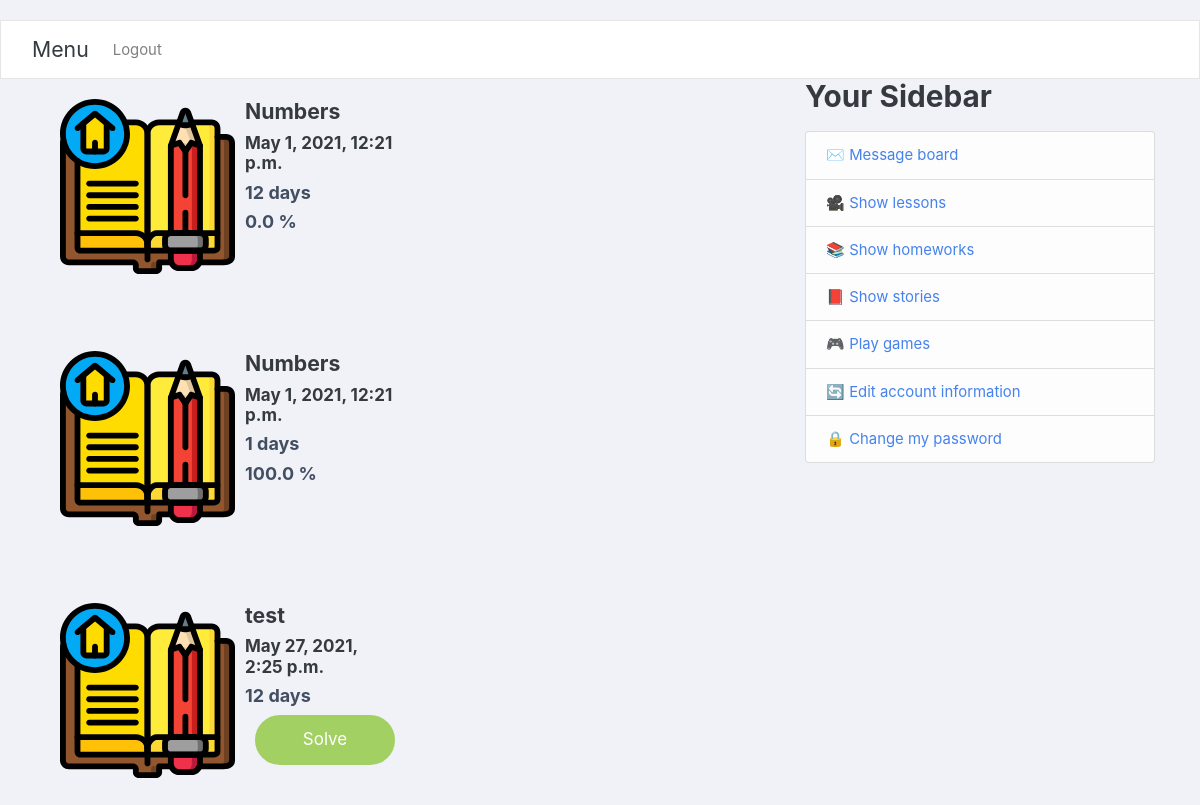
The page /show_homeworks_for_kid/ (signed in) on the database its author committed.
### kindergarten/models.py (models this page shows, shortened)
class HomeWork(models.Model):
    subject=models.CharField(max_length=400)
    created_at = models.DateTimeField(auto_now_add=True)
    duration = models.IntegerField()
    garten=models.ForeignKey(Kindergarten, blank=True, null=True,on_delete=models.CASCADE)
    class Meta:
        verbose_name_plural = "HomeWork"

### kindergarten/views.py (the view, shortened to what this page needs)
# urls.py: path('show_homeworks_for_kid/',show_homeworks_for_kid,name="show_homeworks_for_kid"),
@login_required
def show_homeworks_for_kid(req):
    if req.method == 'POST':
        id=int(req.POST.get("HW_ID"))
        return show_homework_questions_for_kid(req,id)
    else:
        kid=Kid.objects.filter(username=req.user.username).first()
        garten=kid.garten
        homeworks=HomeWork.objects.filter(garten=garten)
        grades=[]
        for h in homeworks:
            Submition_Date=h.created_at.replace(tzinfo=None)+timedelta(hours=24*h.duration)
            Now_Date=datetime.now()
            grade=Grade.objects.filter(kid=kid,homeWork=h).first()
            if grade :
                grades.append(round(grade.grade, 2))
            else:
                grades.append(-1)
        return render(req,'kindergarten/kid_Homeworks.html',{'homeworks':zip(homeworks,grades)})

### users/myapp_tags.py (called while the page is built)
@register.simple_tag
def get_model1_object(user):
    parent=Parent.objects.filter(username=user.username).first()
    teacher=Teacher.objects.filter(username=user.username).first()
    kid=Kid.objects.filter(username=user.username).first()
    ans=[]
    if parent:
        ans.append(True)
    else:
        ans.append(False)
    HaveGarten = False
    if teacher:
        try:
            Garten=Kindergarten.objects.get(myTeacher=teacher)
        except:
            HaveGarten = False
        else:
            HaveGarten = Garten.name
        ans.append(True)
    else:
        ans.append(False)
    if kid:
        ans.append(True)
    else:
        ans.append(False)
    ans.append(HaveGarten)
    return ans

### kindergarten/templates/kindergarten/kid_Homeworks.html (shortened to what this page needs)
{% extends "users/base.html" %}
{% block content %}
<link href="https://maxcdn.bootstrapcdn.com/font-awesome/4.3.0/css/font-awesome.min.css" rel="stylesheet" />
<div class="container">
    <form enctype="multipart/form-data" method="POST">
    <div class="directory-info-row">
        {% for homework,grade in homeworks %}
        <div class="row">
            <div class="col-md-6 col-sm-6">
                <div class="panel">
                    <div class="panel-body">
                        <div class="media">
                            <a class="pull-left" href="#">
                                <img class="thumb media-object" src="/media/games/homework.svg" alt="" />
                            </a>
                            <div class="media-body">
                                <h5>{{homework.subject}}</h5>
                                <h6>{{homework.created_at}}</h6>
                                <h4>{{homework.duration}} days</h4>
                                {% if grade > -1 %}
                                    <h4>{{grade}} %</h4>
                                {% else %}
                                    <button class="button" name="HW_ID" value="{{homework.id}}"> Solve </button>
                                {%endif%}
                            </div>
                        </div>
                    </div>
                </div>
            </div>
        </div>
        <br>
        <br>
        <br>
    {%endfor%}
    </div>
    </div>
    <br>
    <br>
    <br>
{%endblock%}

### kindergarten/templates/kindergarten/kid_Homeworks.html (style rules this page uses)
body { margin-top:20px; background: #f1f2f7; }
.directory-info-row .thumb { border-radius: 5px; -webkit-border-radius: 5px; height: auto; width: 175px; margin-right: 10px; }
.directory-info-row { display: inline-block; width: 100%; margin-top: 20px; }
.directory-info-row h4, .directory-info-row a { color: #424F63; }
.h4, h4 { font-size: 18px; }
.button { width: 140px; height: 50px; display: inline-block; border-radius: 50px; background-color: #a3d063; border: 2px solid #a3d063; color: #fff; cursor: pointer; transition: all 0.2s linear; text-align: center; float: right; }

### rows shown on the page
HomeWork: subject "Numbers", created_at "May 1, 2021, 12:21 p.m.", duration "12", grade "0.0"
HomeWork: subject "Numbers", created_at "May 1, 2021, 12:21 p.m.", duration "1", grade "100.0"
HomeWork: subject "test", created_at "May 27, 2021, 2:25 p.m.", duration "12", {{ homework.id }} 3 (drawn)
